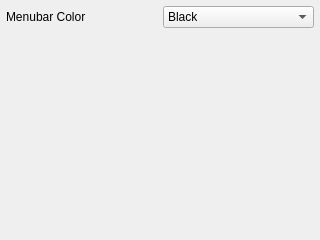
<?xml version="1.0" encoding="UTF-8"?>
<ui version="4.0">
 <class>Form</class>
 <widget class="QWidget" name="Form">
  <property name="geometry">
   <rect>
    <x>0</x>
    <y>0</y>
    <width>320</width>
    <height>240</height>
   </rect>
  </property>
  <property name="windowTitle">
   <string>Form</string>
  </property>
  <layout class="QVBoxLayout" name="verticalLayout_2">
   <property name="margin">
    <number>6</number>
   </property>
   <item>
    <layout class="QHBoxLayout" name="horizontalLayout">
     <item>
      <widget class="QLabel" name="label">
       <property name="text">
        <string>Menubar Color</string>
       </property>
      </widget>
     </item>
     <item>
      <widget class="QComboBox" name="comboBox">
       <item>
        <property name="text">
         <string>Black</string>
        </property>
       </item>
       <item>
        <property name="text">
         <string>Red</string>
        </property>
       </item>
       <item>
        <property name="text">
         <string>Blue</string>
        </property>
       </item>
       <item>
        <property name="text">
         <string>Green</string>
        </property>
       </item>
      </widget>
     </item>
    </layout>
   </item>
   <item>
    <spacer name="verticalSpacer">
     <property name="orientation">
      <enum>Qt::Vertical</enum>
     </property>
     <property name="sizeHint" stdset="0">
      <size>
       <width>20</width>
       <height>40</height>
      </size>
     </property>
    </spacer>
   </item>
  </layout>
 </widget>
 <resources/>
 <connections/>
</ui>
